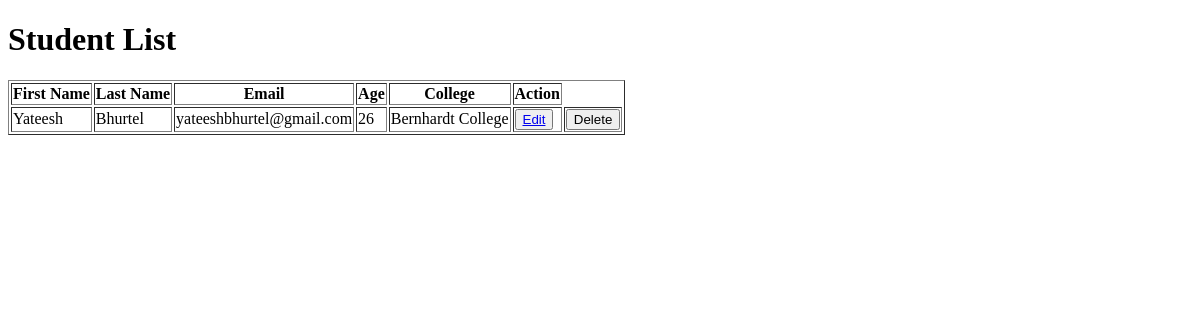
The page /student-list on the database as committed earlier.
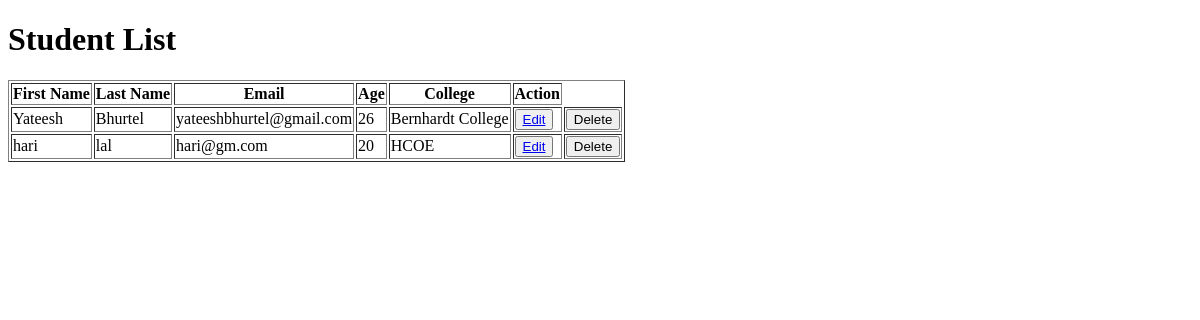
The same page on the database as committed later.
### firstApp/models.py (models this page shows, shortened)
class Student(models.Model):
    first_name = models.CharField(max_length=50)
    last_name = models.CharField(max_length=50)
    email = models.EmailField(unique=True)
    age = models.PositiveSmallIntegerField()
    enrollment_date = models.DateField(auto_now_add=True)
    college = models.ForeignKey(College, on_delete=models.CASCADE, related_name = 'students')

class College(models.Model):
    name = models.CharField(max_length=100)
    address = models.TextField()
    established_year = models.PositiveIntegerField()
    def __str__(self):
        return self.name

### firstApp/views.py (the view)
# urls.py: path('student-list', views.studentList, name = 'studentList'),
def studentList(request):
    students = Student.objects.select_related('college').all()
    return render(request, 'student_list.html', {'students':students})

### firstApp/templates/student_list.html (shortened to what this page needs)
<!DOCTYPE html>
<html lang="en">
<head>
</head>
<body>
    <h1>Student List</h1>
    <table border="1">
        <tr>
            <th>First Name</th>
            <th>Last Name</th>
            <th>Email</th>
            <th>Age</th>
            <th>College</th>
            <th>Action</th>
        </tr>
        {% for student in students %}
        <tr>
            <td> {{ student.first_name }} </td>
            <td> {{student.last_name}} </td>
            <td> {{ student.email}} </td>
            <td> {{ student.age }} </td>
            <td> {{ student.college }} </td>
            <td><button>
                <a href="{% url 'editStudent' student.pk %}">Edit</a>
            </button></td>
            <td>
                <form action="{% url 'deleteStudent' student.pk %}" method="post">
                    <button type="submit">Delete</button>
                </form>
            </td>
        </tr>
        {% endfor %}
    </table>
</body>
</html>

Rows that differ between the two databases and show on the page:
added Student: first_name "hari", last_name "lal", email "hari@gm.com", age "20", college "HCOE"
